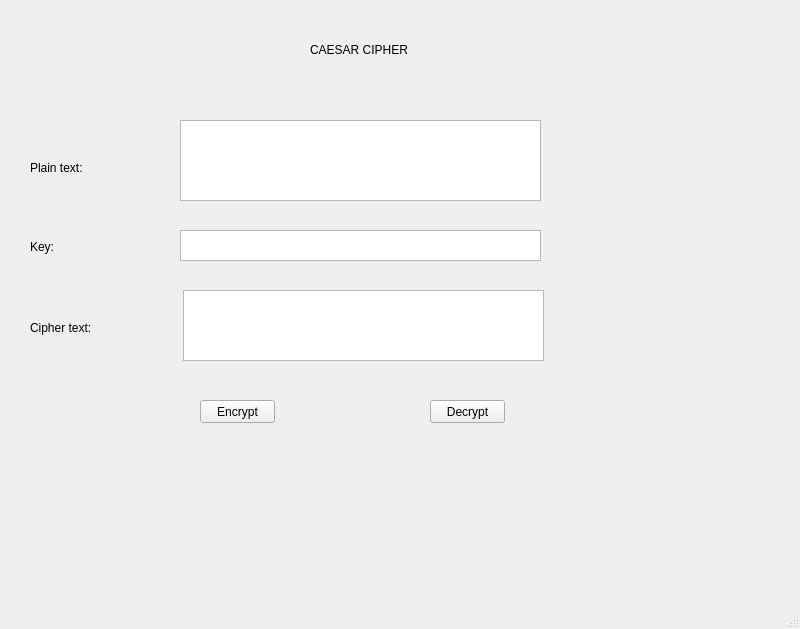
<?xml version="1.0" encoding="UTF-8"?>
<ui version="4.0">
 <class>MainWindow</class>
 <widget class="QMainWindow" name="MainWindow">
  <property name="geometry">
   <rect>
    <x>0</x>
    <y>0</y>
    <width>800</width>
    <height>629</height>
   </rect>
  </property>
  <property name="windowTitle">
   <string>MainWindow</string>
  </property>
  <widget class="QWidget" name="centralwidget">

   <widget class="QPushButton" name="btn_encrypt">
    <property name="geometry">
     <rect>
      <x>200</x>
      <y>400</y>
      <width>75</width>
      <height>23</height>
     </rect>
    </property>
    <property name="text">
     <string>Encrypt</string>
    </property>
   </widget>

   <widget class="QPushButton" name="btn_decrypt">
    <property name="geometry">
     <rect>
      <x>430</x>
      <y>400</y>
      <width>75</width>
      <height>23</height>
     </rect>
    </property>
    <property name="text">
     <string>Decrypt</string>
    </property>
   </widget>

   <widget class="QLabel" name="label">
    <property name="geometry">
     <rect>
      <x>30</x>
      <y>320</y>
      <width>91</width>
      <height>16</height>
     </rect>
    </property>
    <property name="text">
     <string>Cipher text:</string>
    </property>
   </widget>

   <widget class="QLabel" name="label_2">
    <property name="geometry">
     <rect>
      <x>310</x>
      <y>40</y>
      <width>191</width>
      <height>20</height>
     </rect>
    </property>
    <property name="text">
     <string>CAESAR CIPHER</string>
    </property>
   </widget>

   <widget class="QLabel" name="label_3">
    <property name="geometry">
     <rect>
      <x>30</x>
      <y>240</y>
      <width>47</width>
      <height>14</height>
     </rect>
    </property>
    <property name="text">
     <string>Key:</string>
    </property>
   </widget>

   <widget class="QLabel" name="label_4">
    <property name="geometry">
     <rect>
      <x>30</x>
      <y>160</y>
      <width>71</width>
      <height>16</height>
     </rect>
    </property>
    <property name="text">
     <string>Plain text:</string>
    </property>
   </widget>

   <widget class="QTextEdit" name="txt_plain_text">
    <property name="geometry">
     <rect>
      <x>180</x>
      <y>120</y>
      <width>361</width>
      <height>81</height>
     </rect>
    </property>
   </widget>

   <widget class="QTextEdit" name="txt_key">
    <property name="geometry">
     <rect>
      <x>180</x>
      <y>230</y>
      <width>361</width>
      <height>31</height>
     </rect>
    </property>
   </widget>

   <widget class="QTextEdit" name="txt_cipher_text">
    <property name="geometry">
     <rect>
      <x>183</x>
      <y>290</y>
      <width>361</width>
      <height>71</height>
     </rect>
    </property>
   </widget>

  </widget>

  <widget class="QMenuBar" name="menubar">
   <property name="geometry">
    <rect>
     <x>0</x>
     <y>0</y>
     <width>800</width>
     <height>22</height>
    </rect>
   </property>
  </widget>

  <widget class="QStatusBar" name="statusbar"/>
 </widget>

 <resources/>
 <connections/>
</ui>
